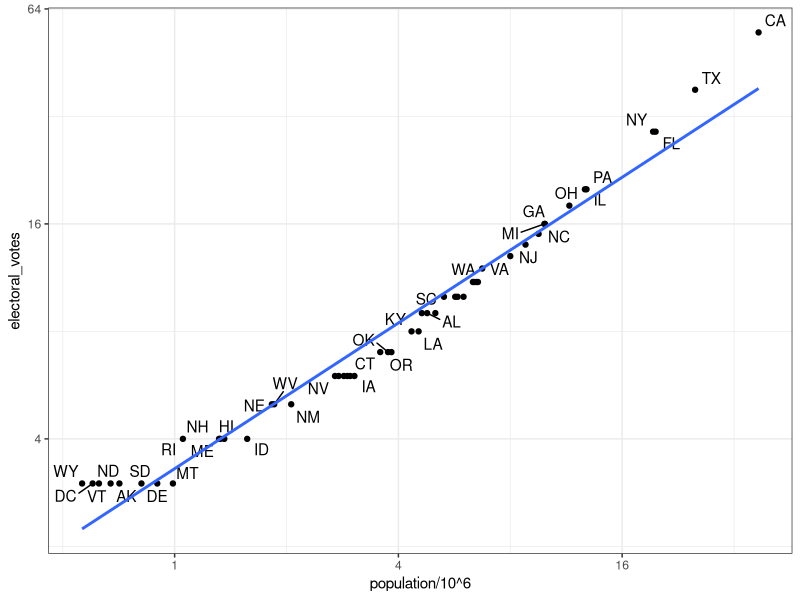

Here is the R script that generated this plot:
# import US murders data
library(tidyverse)
library(ggrepel)
library(dslabs)
ds_theme_set()
data(murders)
head(murders)

# import US election results data
data(polls_us_election_2016)
head(results_us_election_2016)
identical(results_us_election_2016$state, murders$state)

# join the murders table and US election results table
tab <- left_join(murders, results_us_election_2016, by = "state")
head(tab)

# plot electoral votes versus population
tab %>% ggplot(aes(population/10^6, electoral_votes, label = abb)) +
  geom_point() +
  geom_text_repel() + 
  scale_x_continuous(trans = "log2") +
  scale_y_continuous(trans = "log2") +
  geom_smooth(method = "lm", se = FALSE)

# make two smaller tables to demonstrate joins
tab1 <- slice(murders, 1:6) %>% select(state, population)
tab1
tab2 <- slice(results_us_election_2016, c(1:3, 5, 7:8)) %>% select(state, electoral_votes)
tab2

# experiment with different joins
left_join(tab1, tab2)
tab1 %>% left_join(tab2)
tab1 %>% right_join(tab2)
inner_join(tab1, tab2)
semi_join(tab1, tab2)
anti_join(tab1, tab2)  


######binding
bind_cols(a = 1:3, b = 4:6)

tab1 <- tab[, 1:3]
tab2 <- tab[, 4:6]
tab3 <- tab[, 7:9]
new_tab <- bind_cols(tab1, tab2, tab3)
head(new_tab)

tab1 <- tab[1:2,]
tab2 <- tab[3:4,]
bind_rows(tab1, tab2)

#########comparing
# intersect vectors or data frames
intersect(1:10, 6:15)
intersect(c("a","b","c"), c("b","c","d"))
tab1 <- tab[1:5,]
tab2 <- tab[3:7,]
intersect(tab1, tab2)

# perform a union of vectors or data frames
union(1:10, 6:15)
union(c("a","b","c"), c("b","c","d"))
tab1 <- tab[1:5,]
tab2 <- tab[3:7,]
union(tab1, tab2)

# set difference of vectors or data frames
setdiff(1:10, 6:15)
setdiff(6:15, 1:10)
tab1 <- tab[1:5,]
tab2 <- tab[3:7,]
setdiff(tab1, tab2)

# setequal determines whether sets have the same elements, regardless of order
setequal(1:5, 1:6)
setequal(1:5, 5:1)
setequal(tab1, tab2)
